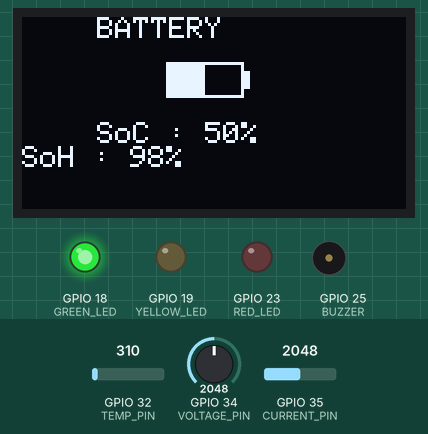
This sketch was run on a simulated ESP32. Parts: 128×64 one-colour display, output pins drawn as LEDs (lit = HIGH), buzzer (waves = sounding, pin HIGH). The test bench sets the inputs (shaded band); at power-on: GPIO 35 (CURRENT_PIN) = 2048, GPIO 32 (TEMP_PIN) = 310, GPIO 34 (VOLTAGE_PIN) = 2048. WiFi joins after 1.5 s; servers stay silent unless stated; random numbers use the default seed unless the sketch sets one; no MQTT or app messages arrive unless stated; what the sketch prints to the serial monitor is not drawn.

Above: at 6.3 s.
6.4 s: GPIO 35 (CURRENT_PIN) set to 2089
At 9.1 s:
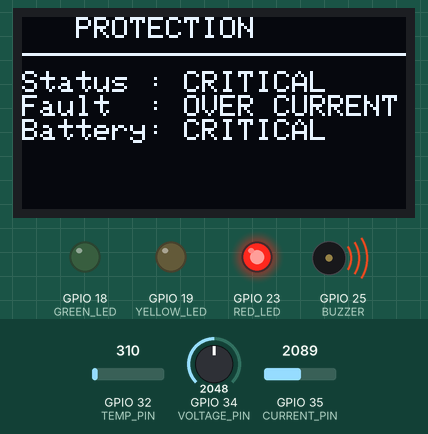
9.4 s: GPIO 35 (CURRENT_PIN) set to 2047
At 10.1 s:
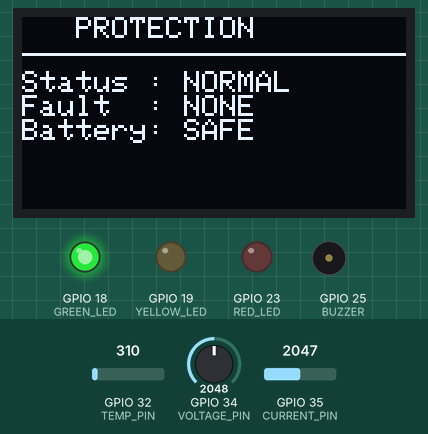
12.4 s: GPIO 32 (TEMP_PIN) set to 372
At 13.1 s:
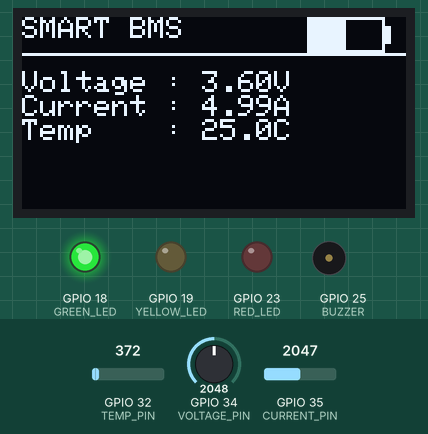
15.4 s: GPIO 34 (VOLTAGE_PIN) set to 2866
At 17.0 s:
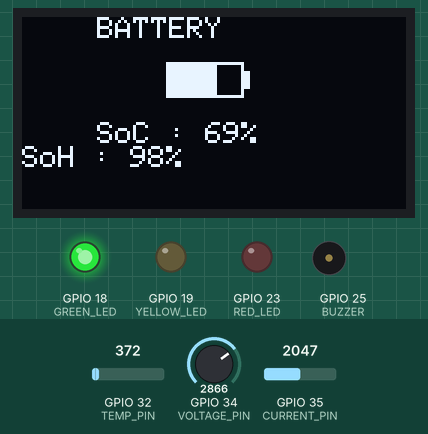
18.4 s: GPIO 35 (CURRENT_PIN) set to 2866
At 21.3 s:
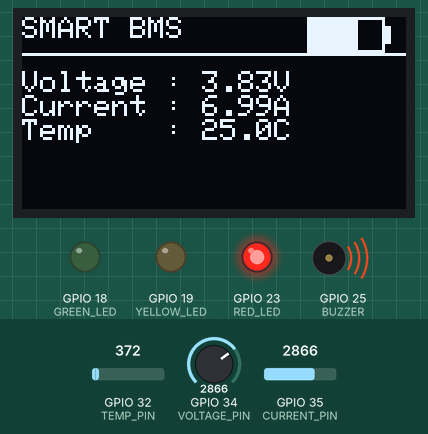
21.4 s: GPIO 32 (TEMP_PIN) set to 434
Timing chart, 0 to 24.4 s (numbered marks = the images above; inputs shaded):
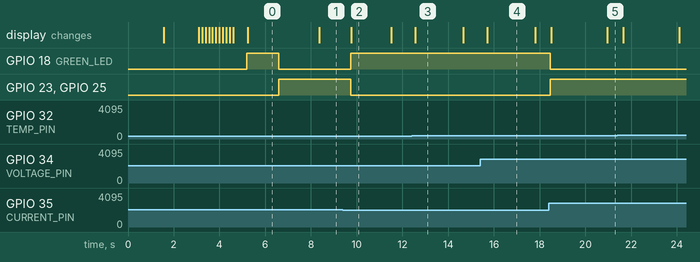

The sketch:

main.ino
```cpp
/*****************************************************
 * AI Based Smart Battery Management System
 * Phase 2 - Part 1
 * ESP32 + OLED + Wokwi
 *****************************************************/

#include <Wire.h>
#include <WiFi.h>
#include <Adafruit_GFX.h>
#include <Adafruit_SSD1306.h>
#include <PubSubClient.h>
//================ OLED ====================

#define SCREEN_WIDTH 128
#define SCREEN_HEIGHT 64

Adafruit_SSD1306 display(
  SCREEN_WIDTH,
  SCREEN_HEIGHT,
  &Wire,
  -1
);
const char* ssid = "Wokwi-GUEST";
const char* password = "";
//================ Pins ====================

#define VOLTAGE_PIN 34
#define CURRENT_PIN 35
#define TEMP_PIN    32

#define GREEN_LED   18
#define YELLOW_LED  19
#define RED_LED     23

#define BUZZER      25

//================ Variables ===============

float voltage = 0;
float current = 0;
float temperature = 0;

int soc = 0;
int soh = 98;

String status = "NORMAL";
String fault = "NONE";

// Screen Management
int currentScreen = 0;
unsigned long previousScreenMillis = 0;
const unsigned long screenInterval = 3000;

//================ Function Prototypes =================

void startupAnimation();

void readSensors();

void calculateSOC();

void protectionLogic();

void updateOutputs();

void drawBattery(int x, int y, int percent);

void dashboardScreen();

void batteryScreen();

void protectionScreen();

void serialOutput();
void connectWiFi()
{
  Serial.println();
  Serial.println("Connecting to WiFi...");

  WiFi.mode(WIFI_STA);
  WiFi.begin(ssid, password);

  while (WiFi.status() != WL_CONNECTED)
  {
    delay(500);
    Serial.print(".");
  }

  Serial.println();
  Serial.println("================================");
  Serial.println("WiFi Connected Successfully!");
  Serial.print("IP Address: ");
  Serial.println(WiFi.localIP());
  Serial.println("================================");
}
const char* mqtt_server = "broker.hivemq.com";

WiFiClient espClient;
PubSubClient client(espClient);
void reconnectMQTT()
{
  while (!client.connected())
  {
    Serial.print("Connecting to MQTT...");

    String clientId = "ESP32-BMS-";
    clientId += String(random(1000));

    if (client.connect(clientId.c_str()))
    {
      Serial.println(" Connected!");
    }
    else
    {
      Serial.print(" Failed, rc=");
      Serial.print(client.state());
      Serial.println(" Retrying...");
      delay(2000);
    }
  }
}
void publishData()
{
  client.publish("bms/voltage", String(voltage,2).c_str());

  client.publish("bms/current", String(current,2).c_str());

  client.publish("bms/temperature", String(temperature,1).c_str());

  client.publish("bms/soc", String(soc).c_str());

  client.publish("bms/status", status.c_str());
}
//================ SETUP ===================

void setup()
{
  Serial.begin(115200);
  connectWiFi();

  client.setServer(mqtt_server, 1883);
  pinMode(GREEN_LED, OUTPUT);
  pinMode(YELLOW_LED, OUTPUT);
  pinMode(RED_LED, OUTPUT);
  pinMode(BUZZER, OUTPUT);

  digitalWrite(GREEN_LED, LOW);
  digitalWrite(YELLOW_LED, LOW);
  digitalWrite(RED_LED, LOW);
  digitalWrite(BUZZER, LOW);

  Wire.begin(21,22);

  if(!display.begin(SSD1306_SWITCHCAPVCC,0x3C))
  {
    Serial.println("OLED Failed");

    while(true);
  }

  startupAnimation();
}

//================ LOOP ====================

void loop()
{
  if (!client.connected())
{
  reconnectMQTT();
}

client.loop();
  readSensors();

  calculateSOC();

  protectionLogic();

  updateOutputs();

  if(millis()-previousScreenMillis>screenInterval)
  {
      currentScreen++;

      if(currentScreen>2)
          currentScreen=0;

      previousScreenMillis=millis();
  }

  if(currentScreen==0)
      dashboardScreen();

  else if(currentScreen==1)
      batteryScreen();

  else
      protectionScreen();

  serialOutput();

  delay(300);
  publishData();
}
//==================================================
// STARTUP ANIMATION
//==================================================

void startupAnimation()
{
  display.clearDisplay();

  display.setTextSize(2);
  display.setTextColor(SSD1306_WHITE);

  display.setCursor(12,8);
  display.println("SMART");

  display.setCursor(30,34);
  display.println("BMS");

  display.display();

  delay(1500);

  display.clearDisplay();

  display.setTextSize(1);

  display.setCursor(18,12);
  display.println("Initializing...");

  display.drawRect(10,35,108,10,SSD1306_WHITE);

  for(int i=0;i<=100;i+=5)
  {
      int bar = map(i,0,100,0,106);

      display.fillRect(11,36,bar,8,SSD1306_WHITE);

      display.display();

      delay(50);
  }

  delay(500);
}

//==================================================
// READ SENSOR VALUES
//==================================================

void readSensors()
{

  int rawVoltage = analogRead(VOLTAGE_PIN);

  int rawCurrent = analogRead(CURRENT_PIN);

  int rawTemp = analogRead(TEMP_PIN);

  // Voltage
  voltage = map(rawVoltage,0,4095,300,420)/100.0;

  // Current
  current = map(rawCurrent,0,4095,0,1000)/100.0;

  // Temperature
  temperature = map(rawTemp,0,4095,20,80);

}

//==================================================
// CALCULATE BATTERY PERCENTAGE
//==================================================

void calculateSOC()
{

  soc = map(voltage*100,300,420,0,100);

  if(soc>100)
      soc=100;

  if(soc<0)
      soc=0;

}
//==================================================
// PROTECTION LOGIC
//==================================================

void protectionLogic()
{
  // Reset status
  status = "NORMAL";
  fault = "NONE";

  // -------- Voltage Protection --------
  if (voltage > 4.20)
  {
    status = "CRITICAL";
    fault = "OVER VOLTAGE";
  }
  else if (voltage < 3.00)
  {
    status = "WARNING";
    fault = "LOW BATTERY";
  }

  // -------- Temperature Protection --------
  if (temperature > 60)
  {
    status = "CRITICAL";
    fault = "OVER TEMPERATURE";
  }
  else if (temperature > 45 && status != "CRITICAL")
  {
    status = "WARNING";
    fault = "HIGH TEMPERATURE";
  }

  // -------- Current Protection --------
  if (current > 5.0)
  {
    status = "CRITICAL";
    fault = "OVER CURRENT";
  }
}

//==================================================
// UPDATE LEDS & BUZZER
//==================================================

void updateOutputs()
{
  // Turn everything OFF first
  digitalWrite(GREEN_LED, LOW);
  digitalWrite(YELLOW_LED, LOW);
  digitalWrite(RED_LED, LOW);
  digitalWrite(BUZZER, LOW);

  if (status == "NORMAL")
  {
    digitalWrite(GREEN_LED, HIGH);
  }
  else if (status == "WARNING")
  {
    digitalWrite(YELLOW_LED, HIGH);
  }
  else if (status == "CRITICAL")
  {
    digitalWrite(RED_LED, HIGH);

    // Alarm
    digitalWrite(BUZZER, HIGH);
  }
}
//==================================================
// DRAW BATTERY ICON
//==================================================

void drawBattery(int x, int y, int percent)
{
  // Outline
  display.drawRect(x, y, 26, 12, SSD1306_WHITE);

  // Terminal
  display.drawRect(x + 26, y + 3, 2, 6, SSD1306_WHITE);

  // Battery fill
  int fill = map(percent, 0, 100, 0, 24);

  if(fill < 0)
    fill = 0;

  if(fill > 24)
    fill = 24;

  display.fillRect(x + 1, y + 1, fill, 10, SSD1306_WHITE);
}

//==================================================
// DASHBOARD SCREEN
//==================================================

void dashboardScreen()
{
  display.clearDisplay();

  display.setTextSize(1);
  display.setTextColor(SSD1306_WHITE);

  display.setCursor(0,0);
  display.println("SMART BMS");

  drawBattery(95,0,soc);

  display.drawLine(0,12,127,12,SSD1306_WHITE);

  display.setCursor(0,18);
  display.print("Voltage : ");
  display.print(voltage,2);
  display.println("V");

  display.print("Current : ");
  display.print(current,2);
  display.println("A");

  display.print("Temp    : ");
  display.print(temperature,1);
  display.println("C");

  display.display();
}

//==================================================
// BATTERY SCREEN
//==================================================

void batteryScreen()
{
  display.clearDisplay();

  display.setTextSize(1);

  display.setCursor(25,0);
  display.println("BATTERY");

  drawBattery(48,15,soc);

  display.setCursor(25,35);
  display.print("SoC : ");
  display.print(soc);
  display.println("%");

  display.print("SoH : ");
  display.print(soh);
  display.println("%");

  display.display();
}

//==================================================
// PROTECTION SCREEN
//==================================================

void protectionScreen()
{
  display.clearDisplay();

  display.setTextSize(1);

  display.setCursor(18,0);
  display.println("PROTECTION");

  display.drawLine(0,12,127,12,SSD1306_WHITE);

  display.setCursor(0,18);

  display.print("Status : ");
  display.println(status);

  display.print("Fault  : ");
  display.println(fault);

  display.print("Battery: ");

  if(status=="NORMAL")
      display.println("SAFE");

  else if(status=="WARNING")
      display.println("WARNING");

  else
      display.println("CRITICAL");

  display.display();
}

//==================================================
// SERIAL MONITOR
//==================================================

void serialOutput()
{
  Serial.println();

  Serial.println("===================================");

  Serial.println("SMART BATTERY MANAGEMENT SYSTEM");

  Serial.println("===================================");

  Serial.print("Voltage      : ");
  Serial.print(voltage,2);
  Serial.println(" V");

  Serial.print("Current      : ");
  Serial.print(current,2);
  Serial.println(" A");

  Serial.print("Temperature  : ");
  Serial.print(temperature,1);
  Serial.println(" C");

  Serial.print("Battery SoC  : ");
  Serial.print(soc);
  Serial.println(" %");

  Serial.print("Battery SoH  : ");
  Serial.print(soh);
  Serial.println(" %");

  Serial.print("Status       : ");
  Serial.println(status);

  Serial.print("Fault        : ");
  Serial.println(fault);

  Serial.println("===================================");
}
```

Measured:
- the behaviour switches between 2051 and 2052 on GPIO 35 (CURRENT_PIN) (found by bisection; images 0 and 1)
- after the input at 6.4 s, GPIO 18 (GREEN_LED): HIGH → LOW after 0.20 s; GPIO 23 (RED_LED), GPIO 25 (BUZZER): LOW → HIGH after 0.20 s
- after the input at 9.4 s, GPIO 18 (GREEN_LED): LOW → HIGH after 0.35 s; GPIO 23 (RED_LED), GPIO 25 (BUZZER): HIGH → LOW after 0.35 s
- after the input at 18.4 s, GPIO 18 (GREEN_LED): HIGH → LOW after 0.07 s; GPIO 23 (RED_LED), GPIO 25 (BUZZER): LOW → HIGH after 0.07 s
- what the display in image 2 shows lasts 1.7 s, from 9.8 s to 11.5 s
- what the display in image 3 shows lasts 2.1 s, from 12.6 s to 14.7 s
